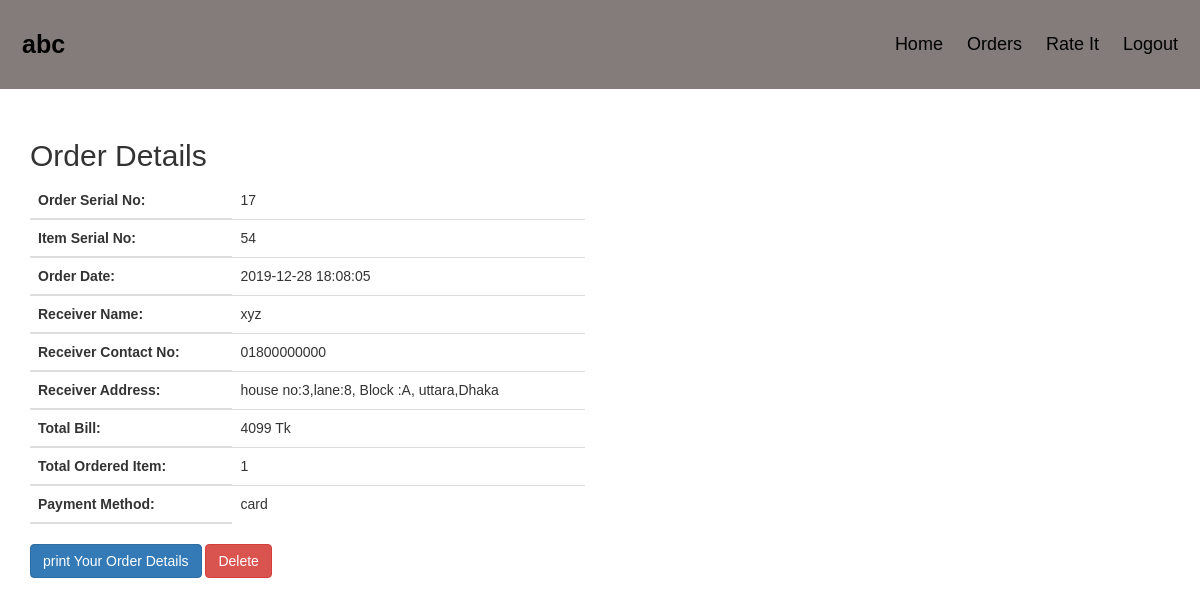
The page /single_order_details.php?orderId=17 (signed in) on the database its author committed.
### tables this page shows
CREATE TABLE `orders_details` (
  `orders_id` int(11) NOT NULL,
  `customer_id` int(11) NOT NULL,
  `orders_item_id` int(11) NOT NULL,
  `receiver_name` varchar(255) NOT NULL,
  `receiver_number` varchar(255) NOT NULL,
  `receiver_address` varchar(255) NOT NULL,
  `total_orders_item` int(11) NOT NULL,
  `total_bill` int(11) NOT NULL,
  `payment_method` varchar(255) NOT NULL,
  `orders_date` timestamp NOT NULL DEFAULT current_timestamp(),
  `orders_status` int(11) NOT NULL DEFAULT 0,
  `product_rating` int(11) NOT NULL DEFAULT 5,
  `deliver_status` int(11) NOT NULL DEFAULT 0
);

### lib/session.php (called while the page is built, shortened)
<?php
class Session{
	public static function get($key){
		if(isset($_SESSION[$key])){
			return $_SESSION[$key];
		}else{
			return false;
		}
	}
}
 ?>

### lib/database.php (called while the page is built, shortened)
<?php
Class Database{
	public $host   = DB_HOST;
	public $user   = DB_USER;
	public $pass   = DB_PASS;
	public $dbname = DB_NAME;
	public $link;
	private function connectDB(){
	$this->link = new mysqli($this->host, $this->user, $this->pass, $this->dbname);
 }
	public function select($query){
		$result = $this->link->query($query) or die($this->link->error.__LINE__);
		if($result->num_rows > 0){
			return $result;
		} else {
			return false;
		}
	}
}

### single_order_details.php (the view, shortened to what this page needs)
<?php
include "lib/session.php";
 ?>
<?php include "lib/database.php" ?>
<?php
$db = new Database();
 ?>
<!DOCTYPE html>
<html>
<head>
 <link href="css/bootstrap.min.css" rel="stylesheet">
 <link href="css/font-awesome.min.css" rel="stylesheet">
 <link href="css/animate.min.css" rel="stylesheet">
 <link href="css/prettyPhoto.css" rel="stylesheet">
</head>
<body>
    <?php
        if (Session::get('userlogin')==true) {?>
            <div class="header">
                <a href="#" class="logo"><?php echo $_SESSION['usersname']; ?></a>
                <div class="header-right">
                    <a href="index.php">Home</a>
                    <a href="total_orders.php">Orders</a>
                    <a href="rating_item.php">Rate It</a>
                    <a href="user_logout.php?action=true">Logout</a>
                </div>
            </div>
      <?php }
     ?>
<div class="container">
    <div class="row">
        <div class="col-md-12">
                  <div class="row">
                    <div class="col-md-6 offset-md-3">
                      <div id="printableArea">
                         <table class="table">
                          <?php
                            if (isset($_GET['orderId'])) {
                               $orderId = $_GET['orderId'];
                                  $select = "SELECT * FROM orders_details WHERE orders_id = $orderId";
                                  $select_result = $db->select($select);
                                  if ($select_result) {
                                    $row = mysqli_fetch_array($select_result);
                                    $orders_id = $row['orders_id'];
                                    $orders_item_id = $row['orders_item_id'];
                                    $orders_date = $row['orders_date'];
                                    $receiver_name = $row['receiver_name'];
                                    $receiver_number = $row['receiver_number'];
                                    $receiver_address = $row['receiver_address'];
                                    $total_orders_item = $row['total_orders_item'];
                                    $total_bill = $row['total_bill'];
                                    $payment_method = $row['payment_method'];
                                    ?>
                          <h2>Order Details</h2>
                          <thead>
                            <tr>
                              <th>Order Serial No:</th>
                              <td><?php echo $orders_id; ?></td>
                            </tr>
                            <tr>
                              <th>Item Serial No:</th>
                              <td><?php echo $orders_item_id; ?></td>
                            </tr>
                            <tr>
                              <th>Order Date:</th>
                              <td><?php echo $orders_date; ?></td>
                            </tr>
                            <tr>
                              <th>Receiver Name:</th>
                              <td><?php echo $receiver_name; ?></td>
                            </tr>
                            <tr>
                              <th>Receiver Contact No:</th>
                              <td><?php echo $receiver_number; ?></td>
                            </tr>
                            <tr>
                              <th>Receiver Address:</th>
                              <td><?php echo $receiver_address; ?></td>
                            </tr>
                            <tr>
                              <th>Total Bill:</th>
                              <td><?php echo $total_bill." Tk"; ?></td>
                            </tr>
                             <tr>
                              <th>Total Ordered Item:</th>
                              <td><?php echo $total_orders_item; ?></td>
                            </tr>
                             <tr>
                              <th>Payment Method:</th>
                              <td><?php echo $payment_method; ?></td>
                            </tr>
                          </thead>
                          <?php
                        }
                      }
                           ?>
                        </table>
                      </div>
                    </div>
                  </div>
           <input type="button" class="btn btn-primary" onclick="printDiv('printableArea')" value="print Your Order Details" />
           <a  href="?del_item_id=<?php echo $orders_id ?>" onclick="return confirm('Are you sure to delete?')"><button class="btn btn-danger">Delete</button></a>
        </div>
    </div>
</div>
</body>
</html>

### single_order_details.php (style rules this page uses)
* { box-sizing: border-box; }
body { margin: 0;font-family: Arial, Helvetica, sans-serif; }
.header { overflow: hidden;background-color: #847b7b;padding: 20px 10px; margin-bottom: 30px; }
.header a { float: left;color: black;text-align: center;padding: 12px;text-decoration: none;font-size: 18px;line-height: 25px;border-radius: 4px; }
.header a.logo { font-size: 25px;font-weight: bold; }
.header-right { float: right; }

### rows shown on the page
orders_details: orders_id "17", orders_item "54", orders_date "2019-12-28 18:08:05", receiver_name "xyz", receiver_number "01800000000", receiver_address "house no:3,lane:8, Block :A, uttara,Dhaka", total_bill "4099", total_orders_item "1", payment_method "card"

### other values the page prints
$_SESSION['usersname'] "abc"
